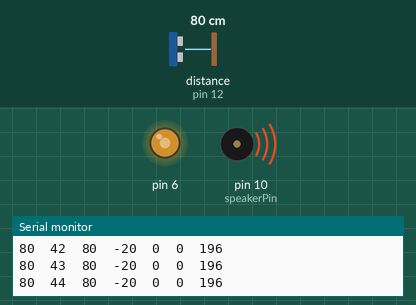
The sketch below on a simulated Arduino Uno, built with avr-gcc and run on an emulated ATmega328P. Shown: output pins drawn as LEDs (lit = HIGH), buzzer (waves = sounding), the last lines printed to the serial monitor. The test bench sets the inputs (shaded band); at power-on: distance to the obstacle (sensor on pin 12) 80 cm. The echo pulse lasts 58.3 µs per cm.

Above: at 1.2 s.
1.3 s: distance to the obstacle (sensor on pin 12) set to 2 cm
At 2.9 s:
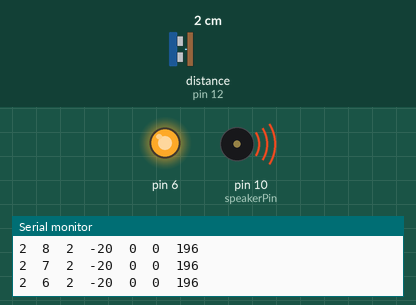
3.3 s: distance to the obstacle (sensor on pin 12) set to 120 cm
At 4.9 s:
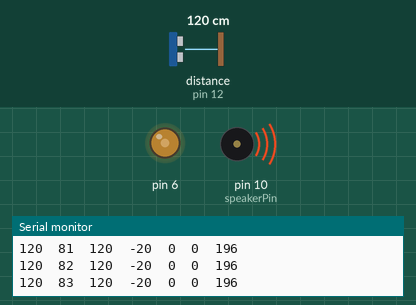
5.2 s: distance to the obstacle (sensor on pin 12) set to 250 cm
At 5.66 s:
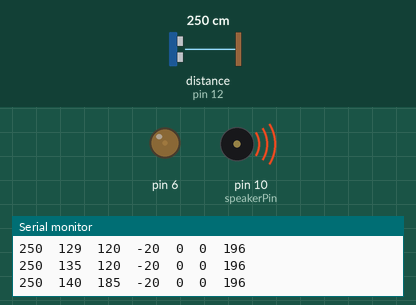
Timing chart, 0 to 8.2 s (numbered marks = the images above; inputs shaded):
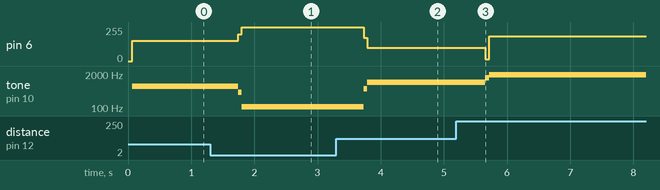

Measured:
- after the input at 1.3 s, pin 6: 151/255 → 253/255 after 0.45 s; tone on pin 10 (speakerPin): 671 Hz → 392 Hz after 0.44 s, → 114 Hz 0.06 s later
- after the input at 3.3 s, pin 6: 253/255 → 176/255 after 0.43 s, → 99/255 0.06 s later; tone on pin 10 (speakerPin): 114 Hz → 535 Hz after 0.43 s, → 957 Hz 0.06 s later
- after the input at 5.2 s, pin 6: 99/255 → 15/255 after 0.46 s, → 186/255 0.06 s later; tone on pin 10 (speakerPin): 957 Hz → 1421 Hz after 0.46 s, → 1885 Hz 0.06 s later

The sketch:

sonar_Basic_tab.ino
```cpp
// basic sonar testing
// function for averaging readings provided

#include <Ultrasonic.h>
#include <MedianFilter.h>

//Ultra sonic sensor pin definitions
int trigpin = 11;  // trigger pin - yellow
int echopin = 12;  // echo pin

Ultrasonic ultrasonic(trigpin, echopin);  // create object

// make a timer for how often to read (60mS = 16 reads / second)
unsigned long now;
unsigned long senseInterval = 60;  // max rate -- there is a hardware limit ... don't change
unsigned long startTime;

// circuits
int speakerPin = 10;

// distance and filters
int distanceReading;  // sonar raw

// some filters to see what they do ...
int ema;
float emaValue = 0.05;

MedianFilter medianValues(16, 0);
int filteredValues;


// some constant to track what is happening

// overall states ::  active == see someone, STANDBY - nothing detected for a while
const int ACTIVE = 1;
const int STANDBY = 0;
int SONAR_STATE;

// timer to keep active state alive despite errors from sensor
unsigned long activeStart;
unsigned long activeInterval = 200;  // keep as small as possible 1000

// state variables to track when to add data to filters and when to exclude
// it is sort of a prefilter ...
const int EXCLUDE = 0;
const int INCLUDE = 1;
int DATA = EXCLUDE;


//https://github.com/ErickSimoes/Ultrasonic/blob/master/README.md

/* cool table for filtering

ultrasonic
timeout
setting (uS)   ...  ...    timeoutConstant

10000       ...        ...      178
11000       ...        ...      196    <-**** used in example
12000       ...        ...      214
13000       ...        ...      232
14000       ...        ...      250
15000       ...        ...      268
16000       ...        ...      285
17000       ...        ...      303

   ....   limit of sensor out here .... add 18 for every 1000uS (1mS) in timout
*/

int timeoutDistance;


void setup() {
  // match to table above
  ultrasonic.setTimeout(11000UL);  // this is in Micro Seconds (1000 micro to 1 milli) 18cm / 1000
  timeoutDistance = 196;//11000 - 196

  Serial.begin(115200);            // reset
  pinMode(6, OUTPUT);
}


void loop() {

  now = millis();

  readSonar();

  // need an activate keep alive timer before timeout and go back to waiting
  if ((now - activeStart) > activeInterval) {
    SONAR_STATE = STANDBY;
  }

  // take action ... this is very basic
  // thresholds should be much better now (yippy, sheepish grin)
  switch (SONAR_STATE) {
    case STANDBY:
      noTone(10);         // no sound
      analogWrite(6, 0);  // no light
      break;

    case ACTIVE:
      int freq = map(filteredValues, 0, timeoutDistance, 100, 1500);
      tone(10, freq);
      int brightness = map(filteredValues, 0, timeoutDistance, 255, 0);
      analogWrite(6, brightness);
      break;
  }

}  // end loop


// called from readSonar - line 32
void printStuff() {
 // if ((STATE==ACTIVE) and (distanceReading != timeoutDistance)){
  Serial.print( distanceReading);  //1 = raw
  Serial.print( "\t");
 // }
  //Serial.print("ema:");
  Serial.print(ema);               //2
  Serial.print("\t");
  Serial.print(filteredValues);    //3
  Serial.print("\t");
  Serial.print(SONAR_STATE*-20);         //4
  Serial.print("\t");
  Serial.print(DATA*20);              //5
  Serial.print("\t");
  Serial.print(0);                 //6
  Serial.print("\t");
  Serial.println(timeoutDistance); //7
}
```

sonarReading.ino
```cpp
void readSonar() {

  // every 60 mS get a new reading ...
  if (now - startTime > senseInterval) {
    distanceReading = ultrasonic.read();  // just do a straight read -- the average was misleading

    // store limit data when nothing is happening -- result = limit as 'baseline' - top of plotter
    if ((distanceReading == timeoutDistance) and (SONAR_STATE == STANDBY)) {
      DATA = INCLUDE;
    }

    // active zone reading -- we got one!
    if (distanceReading != timeoutDistance) {  // this if..then removes timeout noise
      SONAR_STATE = ACTIVE;
      activeStart = now;
      DATA = INCLUDE;
    }

    // error spike -- timeout while reading
    if ((distanceReading == timeoutDistance) and (SONAR_STATE == ACTIVE)) {
      // this is an error spike
      DATA = EXCLUDE;
    }

    // once we know what to do with current data point, do it.
    if (DATA == INCLUDE) {
      ema = emaValue * distanceReading + (1.0 - emaValue) * ema;
      medianValues.in(distanceReading);  // ema can replace distancereading if desired -- its a double filter
      filteredValues = medianValues.out();

      DATA = EXCLUDE;
    }

    printStuff();
    startTime += senseInterval;  // reset 60mS timer for readings

  }// end timer
}
```
